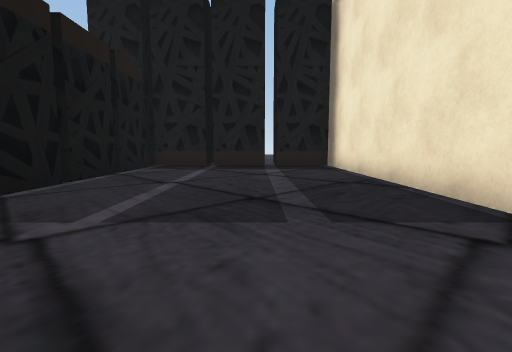
[1] (above)

21 first-person views from a walk through a scene from a Unity 3-D project. The camera is 1.2 m above the floor, tilts 6° down and sees 85° across. The floor is counted in squares, 2 m on a side. Each view is taken from the middle of a square. On the plan, view 1 faces up. The plan holds only what a view shows up to about 9 squares ahead; the rest is blank. The place goes on beyond the plan. The player is left out. Some surface patterns are stand-ins.

[2]
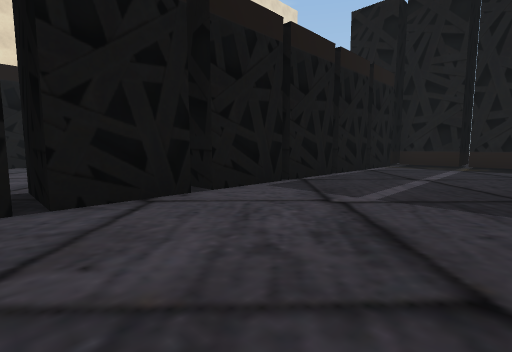

[3]
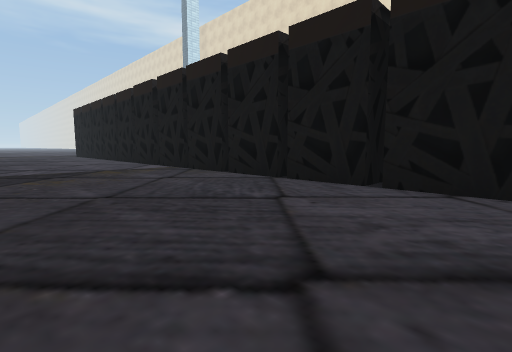

[4]
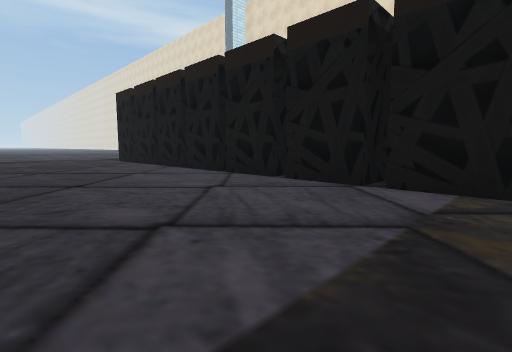

[5]
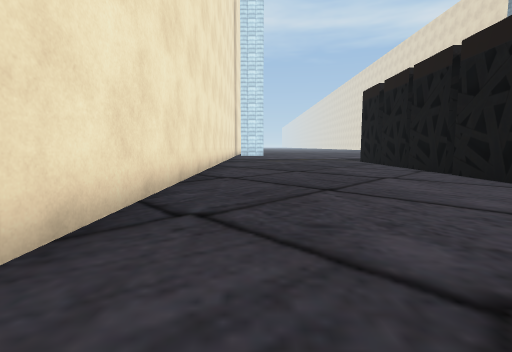

[6]
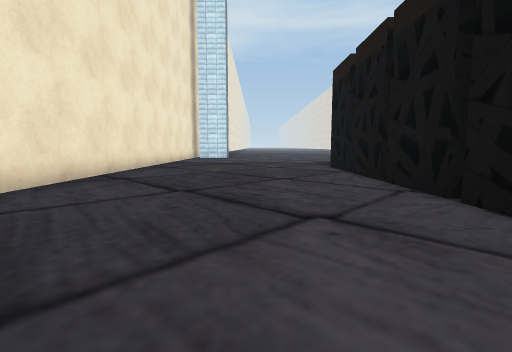

[7]
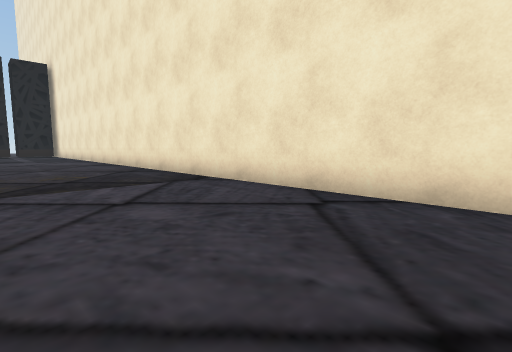

[8]
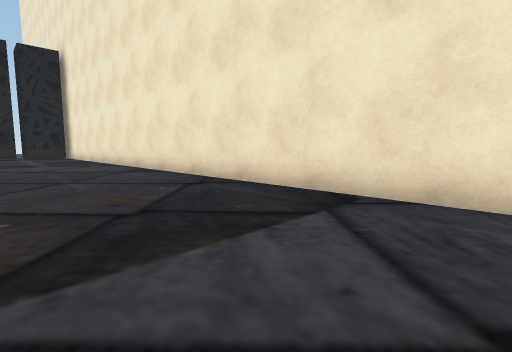

[9]
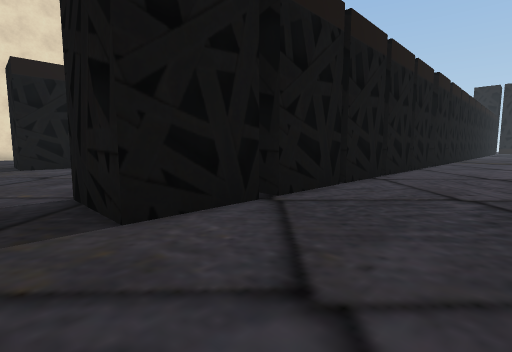

[10]
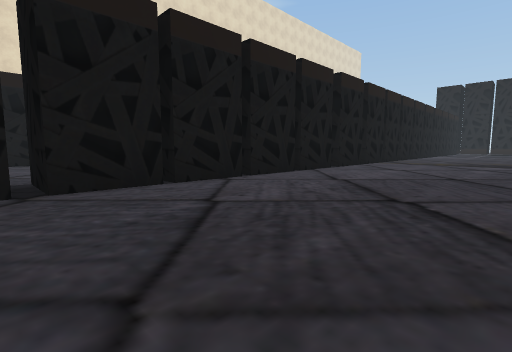

[11]
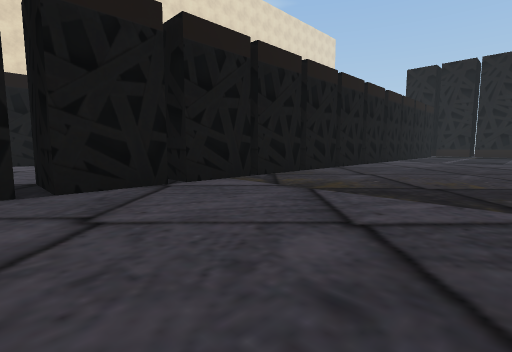

[12]
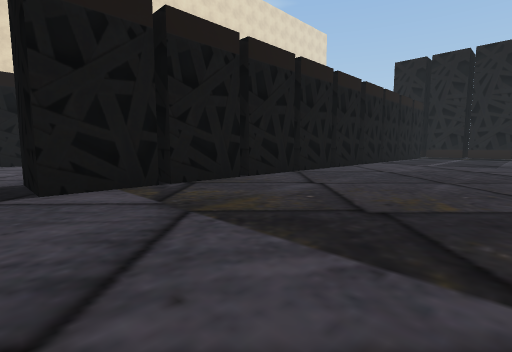

[13]
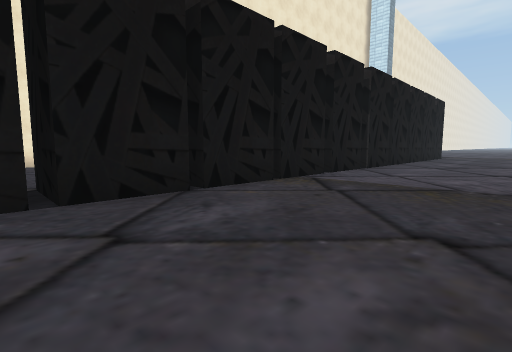

[14]
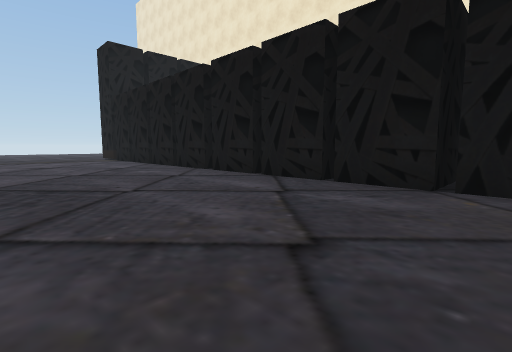

[15]
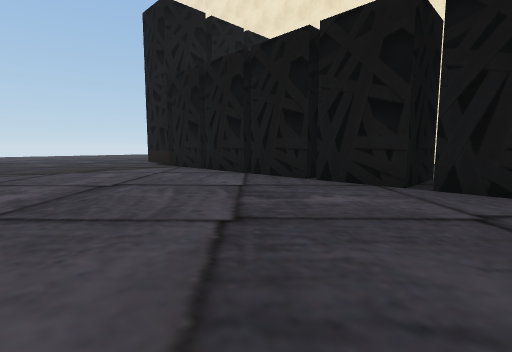

[16]
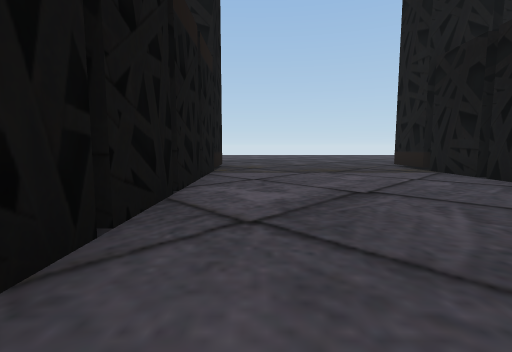

[17]
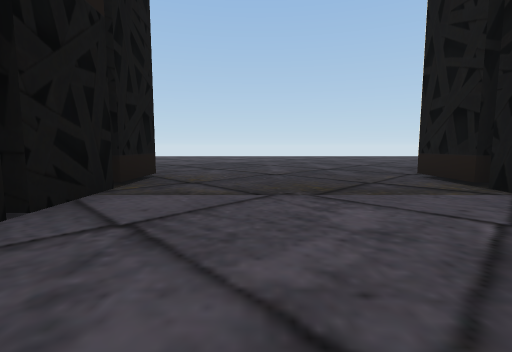

[18]
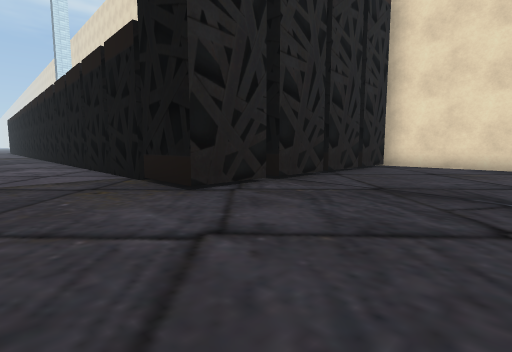

[19]
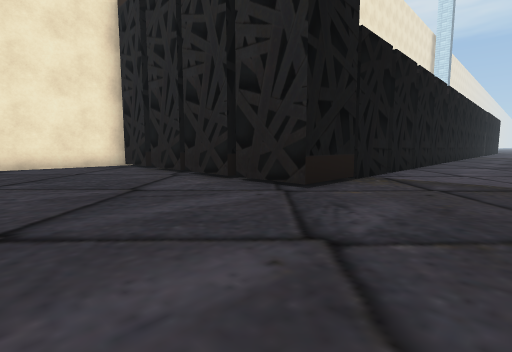

[20]
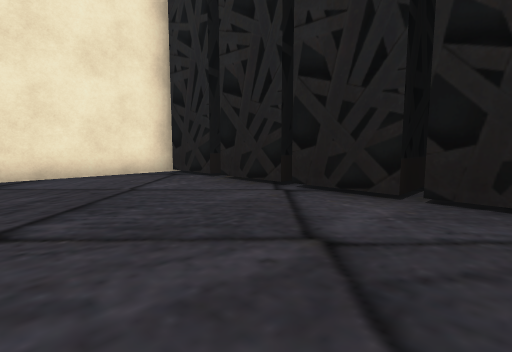

[21]
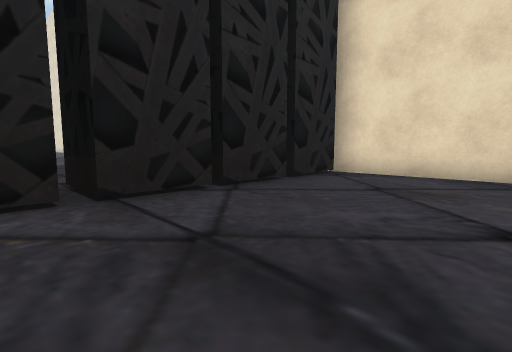

### Floor plan
Points are (right, up) in squares from view 1. A wall is a line through its corners. A room is listed if a view was taken in it or the views show most of it. See-through windows are left out.
Room 1 (views 1, 2, 3, 4, 5, 6, 7, 8, 9, 10, 11, 12)
walls: (-4.7, -6) (-3.1, -6) (-3.1, -7.5) (-4.7, -7.5); (-4.7, -4.3) (-3.1, -4.3) (-3.1, -5.8) (-3.6, -5.8); (-4.7, -7.8) (-3.1, -7.8) (-3.1, -9.3) (-4.7, -9.3); (-4.7, -2.6) (-3.1, -2.6) (-3.1, -4.1) (-4.7, -4.1); (-4.7, -9.7) (-3.1, -9.7) (-3.1, -11.2); (-3.9, -0.8) (-3.1, -0.8) (-3.1, -2.3) (-4.7, -2.3); (-4.8, -11.4) (-3.1, -11.4) (-3.1, -13); (-3.1, 1) (-3.1, -0.5) (-4.7, -0.5); (-3.1, -13.1) (-3.1, -14.7) (-3.6, -14.7); (-3.1, -14.9) (-3.1, -16.4) (-4.8, -16.4); (-3.1, 2.9) (-3.1, 1.3) (-4.7, 1.3); (-3.1, -16.6) (-3.1, -18.2) (-4.8, -18.2); (-3.1, 4.7) (-4.8, 4.7); (-3.1, 6.5) (-4.8, 6.5); (2.3, -19.1) (2.3, 9.1); (0.2, 8.2) (-3.1, 8.2) (-4.7, 8.2); (2.1, 8.2) (0.6, 8.2); (-3.1, 8.9) (-3.1, 8.2) (-3.1, 3) (-4.7, 3); (-1.4, 9.8) (-1.4, 8.1)
ways out: opening at (-4, -19) to room 2
Room 2 (views 13, 14, 15, 16, 17, 18, 19, 20, 21)
walls: (-4.7, 1.3) (-4.7, 2.9); (-4.7, -0.5) (-4.7, 1); (-4.7, 3) (-4.7, 8); (-10, 0) (-10, -0.5); (-10, 2.9) (-10, 2); (-4.7, -2.3) (-4.7, -0.8); (-4.7, -4.1) (-4.7, -2.6); (-4.7, -5.9) (-4.7, -4.3); (-4.7, 8.2) (-4.7, 9.7) (-3.1, 9.7); (-10, 8) (-10, 3); (-10, -7) (-10, -7.5); (-3, 8.6) (-3, 9.7) (0.2, 9.7); (-4.7, -7.5) (-4.7, -6); (-11.6, 9.7) (-10, 9.7) (-10, 8.1); (-10, -8.6) (-10, -9.2); (0.6, 8.2) (0.6, 9.7) (2.1, 9.7); (-4.7, -9.3) (-4.7, -7.8); (-15.1, 9.7) (-11.9, 9.7); (2.3, 9.1) (2.3, 12.8); (-4.7, -11.2) (-4.7, -9.7); (-16.9, 9.7) (-15.2, 9.7); (-17.2, 12.8) (-17.2, 9.5); (-10, -15.8) (-10, -16.4); (-10, -17.1) (-10, -18.2)
ways out: opening at (-4, -19) to room 1; opening at (-10.5, -19)

Where each view was taken, in squares from view 1:
view 1: 0 up, 0 right, facing up
view 2: 1 down, 0 right, facing up-left
view 3: 1 up, 1 right, facing down-left
view 4: 6 down, 1 right, facing down-left
view 5: 7 down, 1 right, facing down
view 6: 10 down, 1 left, facing down
view 7: 11 down, 1 left, facing up-right
view 8: 8 down, 1 left, facing up-right
view 9: 19 down, 1 left, facing up-left
view 10: 17 down, 1 right, facing up-left
view 11: 10 down, 1 right, facing up-left
view 12: 8 down, 1 right, facing up-left
view 13: 2 down, 8 left, facing down-right
view 14: 5 down, 9 left, facing up-right
view 15: 0 up, 9 left, facing up-right
view 16: 1 up, 9 left, facing up
view 17: 4 up, 8 left, facing up
view 18: 13 up, 8 left, facing down-left
view 19: 13 up, 7 left, facing down-right
view 20: 13 up, 4 left, facing down-right
view 21: 13 up, 11 left, facing down-left
